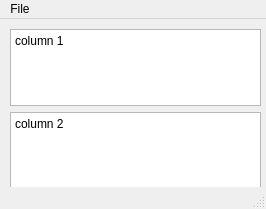
<?xml version="1.0" encoding="UTF-8"?>
<ui version="4.0">
 <class>MainWindow</class>
 <widget class="QMainWindow" name="MainWindow">
  <property name="geometry">
   <rect>
    <x>0</x>
    <y>0</y>
    <width>266</width>
    <height>209</height>
   </rect>
  </property>
  <property name="windowTitle">
   <string>MainWindow</string>
  </property>
  <widget class="QWidget" name="centralwidget">
   <widget class="QWidget" name="verticalLayoutWidget">
    <property name="geometry">
     <rect>
      <x>10</x>
      <y>10</y>
      <width>251</width>
      <height>161</height>
     </rect>
    </property>
    <layout class="QVBoxLayout" name="verticalLayout">
     <item>
      <widget class="QTextEdit" name="textEdit">
       <property name="html">
        <string>&lt;!DOCTYPE HTML PUBLIC &quot;-//W3C//DTD HTML 4.0//EN&quot; &quot;http://www.w3.org/TR/REC-html40/strict.dtd&quot;&gt;
&lt;html&gt;&lt;head&gt;&lt;meta name=&quot;qrichtext&quot; content=&quot;1&quot; /&gt;&lt;meta charset=&quot;utf-8&quot; /&gt;&lt;style type=&quot;text/css&quot;&gt;
p, li { white-space: pre-wrap; }
hr { height: 1px; border-width: 0; }
li.unchecked::marker { content: &quot;\2610&quot;; }
li.checked::marker { content: &quot;\2612&quot;; }
&lt;/style&gt;&lt;/head&gt;&lt;body style=&quot; font-family:'Segoe UI'; font-size:9pt; font-weight:400; font-style:normal;&quot;&gt;
&lt;p style=&quot; margin-top:0px; margin-bottom:0px; margin-left:0px; margin-right:0px; -qt-block-indent:0; text-indent:0px;&quot;&gt;column 1&lt;/p&gt;
&lt;p style=&quot;-qt-paragraph-type:empty; margin-top:0px; margin-bottom:0px; margin-left:0px; margin-right:0px; -qt-block-indent:0; text-indent:0px;&quot;&gt;&lt;br /&gt;&lt;/p&gt;&lt;/body&gt;&lt;/html&gt;</string>
       </property>
      </widget>
     </item>
     <item>
      <widget class="QTextEdit" name="textEdit_2">
       <property name="html">
        <string>&lt;!DOCTYPE HTML PUBLIC &quot;-//W3C//DTD HTML 4.0//EN&quot; &quot;http://www.w3.org/TR/REC-html40/strict.dtd&quot;&gt;
&lt;html&gt;&lt;head&gt;&lt;meta name=&quot;qrichtext&quot; content=&quot;1&quot; /&gt;&lt;meta charset=&quot;utf-8&quot; /&gt;&lt;style type=&quot;text/css&quot;&gt;
p, li { white-space: pre-wrap; }
hr { height: 1px; border-width: 0; }
li.unchecked::marker { content: &quot;\2610&quot;; }
li.checked::marker { content: &quot;\2612&quot;; }
&lt;/style&gt;&lt;/head&gt;&lt;body style=&quot; font-family:'Segoe UI'; font-size:9pt; font-weight:400; font-style:normal;&quot;&gt;
&lt;p style=&quot; margin-top:0px; margin-bottom:0px; margin-left:0px; margin-right:0px; -qt-block-indent:0; text-indent:0px;&quot;&gt;column 2&lt;/p&gt;
&lt;p style=&quot;-qt-paragraph-type:empty; margin-top:0px; margin-bottom:0px; margin-left:0px; margin-right:0px; -qt-block-indent:0; text-indent:0px;&quot;&gt;&lt;br /&gt;&lt;/p&gt;&lt;/body&gt;&lt;/html&gt;</string>
       </property>
      </widget>
     </item>
    </layout>
   </widget>
  </widget>
  <widget class="QMenuBar" name="menubar">
   <property name="geometry">
    <rect>
     <x>0</x>
     <y>0</y>
     <width>266</width>
     <height>17</height>
    </rect>
   </property>
   <widget class="QMenu" name="menuFile">
    <property name="title">
     <string>File</string>
    </property>
    <addaction name="actionNew"/>
    <addaction name="actionSave"/>
    <addaction name="actionFunc2"/>
   </widget>
   <addaction name="menuFile"/>
  </widget>
  <widget class="QStatusBar" name="statusbar"/>
  <action name="actionNew">
   <property name="text">
    <string>New</string>
   </property>
  </action>
  <action name="actionSave">
   <property name="text">
    <string>Save</string>
   </property>
  </action>
  <action name="actionFunc2">
   <property name="text">
    <string>Func2</string>
   </property>
  </action>
 </widget>
 <resources/>
 <connections/>
</ui>
